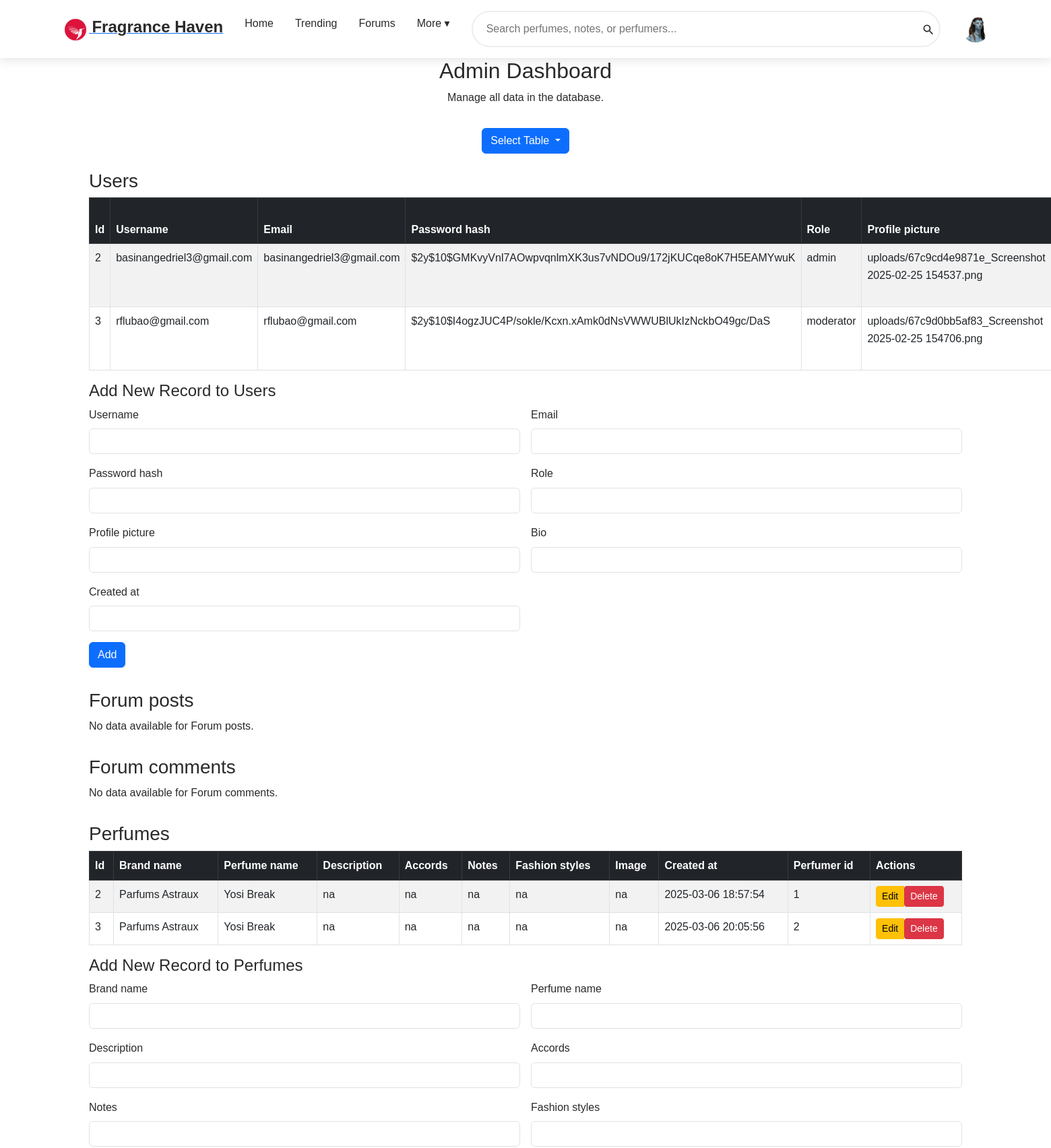
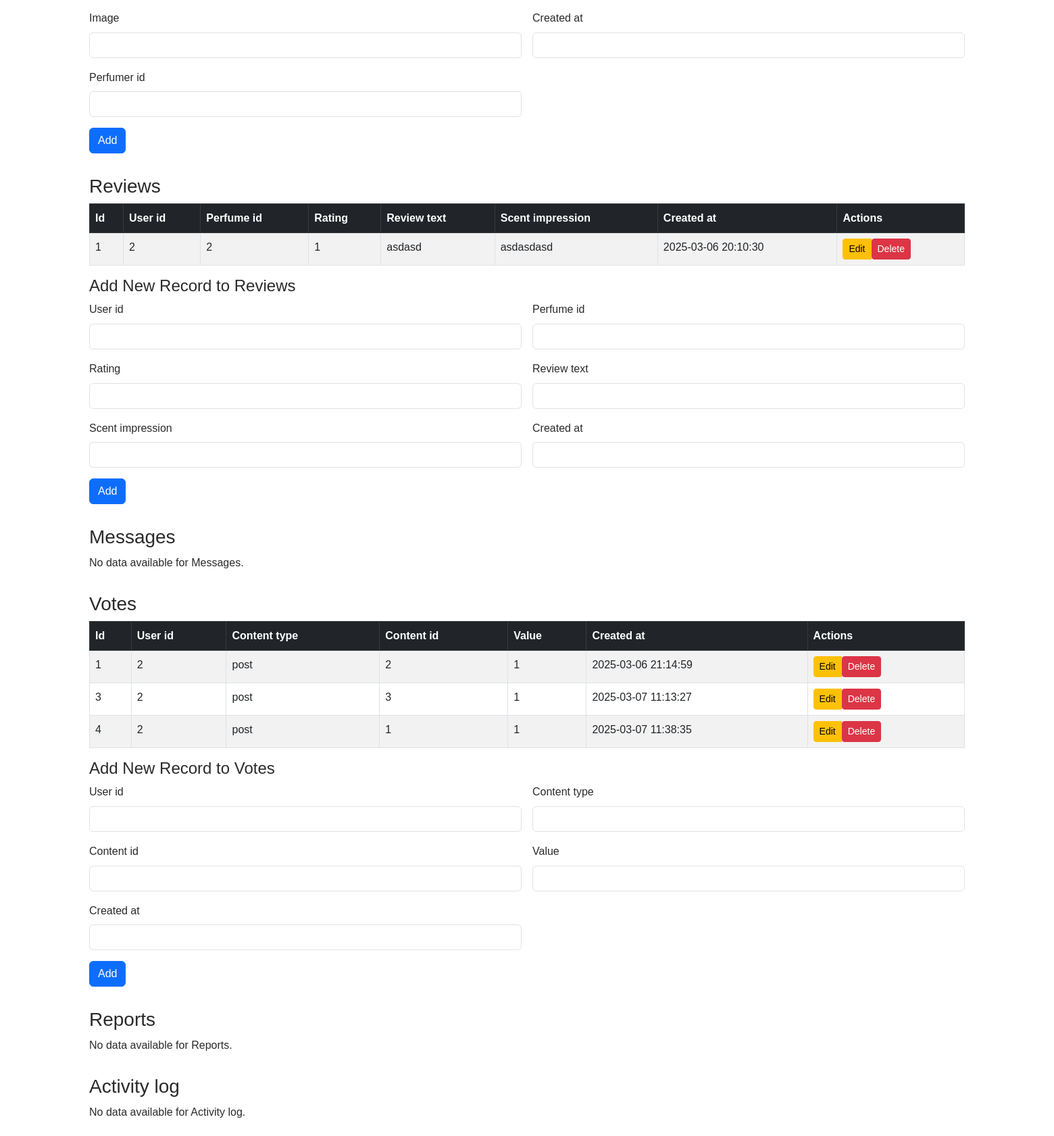
/admin_dashboard.php (signed in), run on the app's committed database (2 pictures, top to bottom).
### tables this page shows
CREATE TABLE `users` (
  `id` int(11) NOT NULL,
  `username` varchar(50) NOT NULL,
  `email` varchar(100) NOT NULL,
  `password_hash` varchar(255) NOT NULL,
  `role` enum('user','moderator','admin') DEFAULT 'user',
  `profile_picture` varchar(255) DEFAULT NULL,
  `bio` text DEFAULT NULL,
  `created_at` timestamp NOT NULL DEFAULT current_timestamp()
);

CREATE TABLE `perfumes` (
  `id` int(11) NOT NULL,
  `brand_name` varchar(100) NOT NULL,
  `perfume_name` varchar(100) NOT NULL,
  `description` text DEFAULT NULL,
  `accords` text DEFAULT NULL,
  `notes` text DEFAULT NULL,
  `fashion_styles` text DEFAULT NULL,
  `image` varchar(255) DEFAULT NULL,
  `created_at` timestamp NOT NULL DEFAULT current_timestamp(),
  `perfumer_id` int(11) DEFAULT NULL
);

CREATE TABLE `reviews` (
  `id` int(11) NOT NULL,
  `user_id` int(11) DEFAULT NULL,
  `perfume_id` int(11) DEFAULT NULL,
  `rating` int(11) DEFAULT NULL CHECK (`rating` between 1 and 5),
  `review_text` text DEFAULT NULL,
  `scent_impression` text DEFAULT NULL,
  `created_at` timestamp NOT NULL DEFAULT current_timestamp()
);

CREATE TABLE `votes` (
  `id` int(11) NOT NULL,
  `user_id` int(11) NOT NULL,
  `content_type` enum('post','comment') NOT NULL,
  `content_id` int(11) NOT NULL,
  `value` tinyint(4) NOT NULL CHECK (`value` in (-1,1)),
  `created_at` timestamp NOT NULL DEFAULT current_timestamp()
);

### admin_dashboard.php (the view, shortened to what this page needs)
<?php
require 'config.php';
$tables = [
    'users',
    'forum_posts',
    'forum_comments',
    'perfumes',
    'reviews',
    'messages',
    'votes',
    'reports',
    'activity_log',
];
$data = [];
foreach ($tables as $table) {
    $stmt = $pdo->query("SELECT * FROM $table");
    $data[$table] = $stmt->fetchAll(PDO::FETCH_ASSOC);
}
?>
<!DOCTYPE html>
<html lang="en">
<head>
    <link href="https://cdn.jsdelivr.net/npm/bootstrap@5.3.0-alpha1/dist/css/bootstrap.min.css" rel="stylesheet">
</head>
<body>
    <?php include 'header.php'; ?>
    <div class="container">
        <div class="dashboard-header text-center">
            <h2>Admin Dashboard</h2>
            <p>Manage all data in the database.</p>
        </div>
        <div class="text-center mb-4">
            <div class="btn-group">
                <button type="button" class="btn btn-primary dropdown-toggle" data-bs-toggle="dropdown" aria-expanded="false">
                    Select Table
                </button>
            </div>
        </div>
        <?php foreach ($data as $table => $rows): ?>
            <div class="table-container" id="<?= $table ?>">
                <h3><?= ucfirst(str_replace('_', ' ', $table)) ?></h3>
                <?php if (!empty($rows)): ?>
                    <table class="table table-bordered table-striped">
                        <thead class="table-dark">
                            <tr>
                                <?php foreach (array_keys($rows[0]) as $column): ?>
                                    <th><?= ucfirst(str_replace('_', ' ', $column)) ?></th>
                                <?php endforeach; ?>
                                <th>Actions</th>
                            </tr>
                        </thead>
                        <tbody>
                            <?php foreach ($rows as $row): ?>
                                <tr>
                                    <?php foreach ($row as $value): ?>
                                        <td><?= htmlspecialchars($value) ?></td>
                                    <?php endforeach; ?>
                                    <td>
                                        <div class="btn-group">
                                            <button class="btn btn-sm btn-warning" onclick="toggleEditForm('<?= $table ?>', <?= $row['id'] ?>)">Edit</button>
                                            <form method="POST" style="display: inline;" onsubmit="return confirm('Are you sure you want to delete this record?');">
                                                <button type="submit" class="btn btn-sm btn-danger">Delete</button>
                                            </form>
                                        </div>
                                    </td>
                                </tr>
                            <?php endforeach; ?>
                        </tbody>
                    </table>
                    <div class="form-container">
                        <h4>Add New Record to <?= ucfirst(str_replace('_', ' ', $table)) ?></h4>
                        <form method="POST" class="row g-3">
                            <?php foreach (array_keys($rows[0]) as $column): ?>
                                <?php if ($column !== 'id'): ?>
                                    <div class="col-md-6">
                                        <label for="<?= $column ?>" class="form-label"><?= ucfirst(str_replace('_', ' ', $column)) ?></label>
                                        <input type="text" name="<?= $column ?>" class="form-control" required>
                                    </div>
                                <?php endif; ?>
                            <?php endforeach; ?>
                            <div class="col-12">
                                <button type="submit" class="btn btn-primary">Add</button>
                            </div>
                        </form>
                    </div>
                <?php else: ?>
                    <p>No data available for <?= ucfirst(str_replace('_', ' ', $table)) ?>.</p>
                <?php endif; ?>
            </div>
        <?php endforeach; ?>
    </div>
</body>
</html>

### header.php (shortened to what this page needs)
<!DOCTYPE html>
<html lang="en">
<head>
</head>
<body>
<header class="site-header">
    <div class="header-container">
        <div class="logo-section">
            <a href="index.php" class="logo">
                <img src="assets/logo.png" alt="Fragrance Haven Logo" class="logo-image">
                <span class="logo-text">Fragrance Haven</span>
            </a>
        </div>
        <nav class="nav-links">
            <ul class="nav-list">
                <li class="nav-item"><a href="index.php" class="nav-link">Home</a></li>
                <li class="nav-item"><a href="trending.php" class="nav-link">Trending</a></li>
                <li class="nav-item"><a href="forums.php" class="nav-link">Forums</a></li>
                <li class="nav-item dropdown">
                    <a href="#" class="nav-link">More ▾</a>
                </li>
            </ul>
        </nav>
        <div class="search-bar">
            <form id="searchForm" method="GET" action="search_results.php" class="search-form">
                <input type="text" id="searchInput" name="query"
                       class="search-input"
                       placeholder="Search perfumes, notes, or perfumers..."
                       aria-label="Search">
                <button type="submit" class="search-button" aria-label="Search">
                </button>
            </form>
        </div>
        <div class="user-auth">
            <?php if (isset($_SESSION["user_id"])): ?>
                <div class="profile-dropdown">
                    <img src="<?php echo htmlspecialchars($_SESSION['profile_picture'] ?? 'assets/default-avatar.png'); ?>"
                         alt="Profile"
                         class="profile-image">
                </div>
            <?php endif; ?>
        </div>
    </div>
</header>
</body>
</html>

### admin_dashboard.php (style rules this page uses)
body { background-color: #f8f9fa; }
.dashboard-header { margin-bottom: 2rem; }
.table-container { margin-bottom: 2rem; }
.form-container { margin-top: 1rem; }

### header.php (style rules this page uses)
:root { --primary-color: #2A2A2A; --accent-color: #E63946; --text-light: #F8F9FA; --background-light: #FFFFFF; --shadow: 0 4px 15px rgba(0, 0, 0, 0.1); --transition: all 0.3s ease; }
* { margin: 0; padding: 0; box-sizing: border-box; }
body { font-family: Arial, sans-serif; background: var(--background-light); color: var(--primary-color); line-height: 1.6; }
.site-header { background: var(--background-light); box-shadow: var(--shadow); position: sticky; top: 0; z-index: 1000; }
.header-container { display: flex; align-items: center; justify-content: space-between; max-width: 1440px; margin: 0 auto; padding: 1rem 2rem; }
.logo-section { display: flex; align-items: center; gap: 0.75rem; }
.logo-image { height: 40px; width: auto; }
.logo-text { color: var(--primary-color); font-weight: 700; font-size: 1.5rem; }
.nav-links { display: flex; align-items: center; gap: 2rem; }
.nav-list { display: flex; list-style: none; gap: 2rem; }
.nav-link { color: var(--primary-color); text-decoration: none; font-weight: 500; position: relative; transition: var(--transition); }
.nav-link::after { content: ''; position: absolute; bottom: -2px; left: 0; width: 0; height: 2px; background: var(--accent-color); transition: var(--transition); }
.search-bar { flex-grow: 1; margin: 0 2rem; }
.search-form { position: relative; }
.search-input { width: 100%; padding: 0.75rem 1.25rem; border: 2px solid #eee; border-radius: 2rem; font-size: 1rem; transition: var(--transition); }
.search-button { position: absolute; right: 0.5rem; top: 50%; transform: translateY(-50%); background: none; border: none; cursor: pointer; }
.search-icon { width: 1.25rem; height: 1.25rem; fill: var(--primary-color); }
.user-auth { display: flex; align-items: center; gap: 1rem; }
.profile-dropdown { position: relative; }
.profile-image { width: 40px; height: 40px; border-radius: 50%; object-fit: cover; cursor: pointer; transition: var(--transition); }

### data on the page
users: id "2", value "basinangedriel3@gmail.com", password_hash "$2y$10$GMKvyVnl7AOwpvqnlmXK3us7vNDOu9/172jKUCqe8oK7H5EAMYwuK", role "admin", profile_picture "uploads/67c9cd4e9871e_Screenshot 2025-02-25 154537.png"
users: id "3", value "rflubao@gmail.com", password_hash "$2y$10$I4ogzJUC4P/sokle/Kcxn.xAmk0dNsVWWUBlUkIzNckbO49gc/DaS", role "moderator", profile_picture "uploads/67c9d0bb5af83_Screenshot 2025-02-25 154706.png"
perfumes: id "2", brand_name "Parfums Astraux", perfume_name "Yosi Break", value "na", created_at "2025-03-06 18:57:54", perfumer "1"
perfumes: id "3", brand_name "Parfums Astraux", perfume_name "Yosi Break", value "na", created_at "2025-03-06 20:05:56", perfumer "2"
reviews: value "1", value "2", review_text "asdasd", scent_impression "asdasdasd", created_at "2025-03-06 20:10:30"
votes: value "1", value "2", content_type "post", created_at "2025-03-06 21:14:59"
votes: value "3", user "2", content_type "post", value "1", created_at "2025-03-07 11:13:27"
votes: id "4", user "2", content_type "post", value "1", created_at "2025-03-07 11:38:35"

### other printed values
str_replace('_', ' ', $table) "Users"
str_replace('_', ' ', $column) "Id"
str_replace('_', ' ', $column) "Username"
str_replace('_', ' ', $column) "Email"
str_replace('_', ' ', $column) "Password hash"
str_replace('_', ' ', $column) "Role"
str_replace('_', ' ', $column) "Profile picture"
str_replace('_', ' ', $column) "Bio"
str_replace('_', ' ', $column) "Created at"
str_replace('_', ' ', $table) "Forum posts"
str_replace('_', ' ', $table) "Forum comments"
str_replace('_', ' ', $table) "Perfumes"
str_replace('_', ' ', $column) "Brand name"
str_replace('_', ' ', $column) "Perfume name"
str_replace('_', ' ', $column) "Description"
